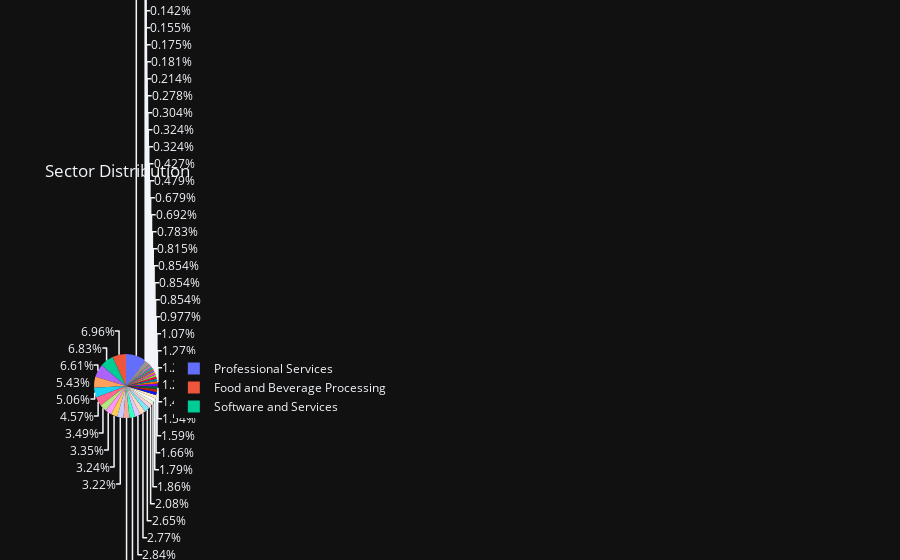

Notebook code cell kept with this figure:
### Code cell
import plotly.express as px

# Group data by sector and count occurrences
df_grouped = df.groupby("sector").size().reset_index(name="count")

# Create pie chart
fig = px.pie(df_grouped, names="sector", values="count", title="Sector Distribution")

# Show interactive chart
fig.show()

### Figure 1 — Plotly figure (JSON) as saved in the notebook; plotly's stock layout.template omitted (floating-point values rounded to 4 significant figures)
{"data": [{"domain": {"x": [0.0, 1.0], "y": [0.0, 1.0]}, "hovertemplate": "sector=%{label}<br>count=%{value}<extra></extra>", "labels": ["Aerospace and Defense", "Air Freight Transportation and Logistics", "Air Transportation - Airlines", "Air Transportation - Airport Services", "Automobiles and Components", "Banks, Diverse Financials, Insurance", "Building Products", "Chemicals", "Construction Materials", "Construction and Engineering", "Consumer Durables, Household and Personal Products", "Containers and Packaging", "Education Services", "Electric Utilities and Independent Power Producers and Energy Traders (including Fossil, Alternative and Nuclear Energy)", "Electrical Equipment and Machinery", "Food Production - Agricultural Production", "Food Production - Animal Source Food Production", "Food and Beverage Processing", "Food and Staples Retailing", "Forest and Paper Products - Forestry, Timber, Pulp and Paper, Rubber", "Gas Utilities", "Ground Transportation - Highways and Railtracks", "Ground Transportation - Railroads Transportation", "Ground Transportation - Trucking Transportation", "Healthcare Equipment and Supplies", "Healthcare Providers and Services, and Healthcare Technology", "Homebuilding", "Hotels, Restaurants and Leisure, and Tourism Services", "Media", "Mining - Coal", "Mining - Iron, Aluminum, Other Metals", "Mining - Other (Rare Minerals, Precious Metals and Gems)", "Pharmaceuticals, Biotechnology and Life Sciences", "Professional Services", "Public Agencies", "Real Estate", "Retailing", "Semiconductors and Semiconductors Equipment", "Software and Services", "Solid Waste Management Utilities", "Specialized Consumer Services", "Specialized Financial Services, Consumer Finance, Insurance Brokerage Firms", "Technology Hardware and Equipment", "Telecommunication Services", "Textiles, Apparel, Footwear and Luxury Goods", "Tires", "Tobacco", "Trading Companies and Distributors, and Commercial Services and Supplies", "Water Transportation - Ports and Services", "Water Transportation - Water Transportation", "Water Utilities"], "legendgroup": "", "name": "", "showlegend": true, "values": [47, 132, 50, 28, 517, 497, 288, 428, 196, 839, 540, 439, 33, 257, 1022, 196, 126, 1075, 200, 229, 1, 50, 107, 276, 151, 132, 66, 245, 238, 1, 166, 22, 441, 1613, 3, 500, 474, 105, 1055, 121, 132, 74, 410, 322, 782, 24, 10, 706, 18, 27, 43], "type": "pie"}], "layout": {"legend": {"tracegroupgap": 0}, "title": {"text": "Sector Distribution"}}}
